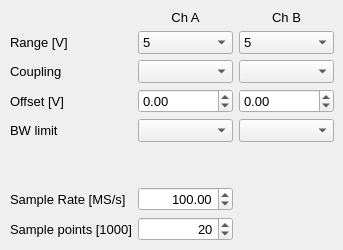
    <widget class="QWidget" name="acquisitionTab">
     <property name="enabled">
      <bool>true</bool>
     </property>
     <property name="font">
      <font>
       <family>Segoe UI</family>
       <pointsize>10</pointsize>
       <bold>false</bold>
      </font>
     </property>
     <attribute name="title">
      <string>Acquisition</string>
     </attribute>
     <widget class="QWidget" name="gridLayoutWidget_3">
      <property name="geometry">
       <rect>
        <x>10</x>
        <y>10</y>
        <width>324</width>
        <height>231</height>
       </rect>
      </property>
      <layout class="QGridLayout" name="verticalGridLayout">
       <item row="9" column="1">
        <widget class="QDoubleSpinBox" name="nSamplesSpinBox">
         <property name="locale">
          <locale language="English" country="UnitedKingdom"/>
         </property>
         <property name="alignment">
          <set>Qt::AlignmentFlag::AlignRight|Qt::AlignmentFlag::AlignTrailing|Qt::AlignmentFlag::AlignVCenter</set>
         </property>
         <property name="decimals">
          <number>0</number>
         </property>
         <property name="minimum">
          <double>1.000000000000000</double>
         </property>
         <property name="maximum">
          <double>100.000000000000000</double>
         </property>
         <property name="value">
          <double>20.000000000000000</double>
         </property>
        </widget>
       </item>
       <item row="9" column="0">
        <widget class="QLabel" name="nSamplesLabel">
         <property name="locale">
          <locale language="English" country="UnitedKingdom"/>
         </property>
         <property name="text">
          <string>Sample points [1000]</string>
         </property>
        </widget>
       </item>
       <item row="7" column="1">
        <widget class="QDoubleSpinBox" name="samplerateSpinBox">
         <property name="alignment">
          <set>Qt::AlignmentFlag::AlignRight|Qt::AlignmentFlag::AlignTrailing|Qt::AlignmentFlag::AlignVCenter</set>
         </property>
         <property name="minimum">
          <double>0.100000000000000</double>
         </property>
         <property name="maximum">
          <double>250.000000000000000</double>
         </property>
         <property name="value">
          <double>100.000000000000000</double>
         </property>
        </widget>
       </item>
       <item row="4" column="2">
        <widget class="QDoubleSpinBox" name="offsetBSpinBox">
         <property name="locale">
          <locale language="English" country="UnitedKingdom"/>
         </property>
         <property name="buttonSymbols">
          <enum>QAbstractSpinBox::ButtonSymbols::UpDownArrows</enum>
         </property>
         <property name="suffix">
          <string/>
         </property>
         <property name="decimals">
          <number>2</number>
         </property>
         <property name="minimum">
          <double>-1.000000000000000</double>
         </property>
         <property name="maximum">
          <double>1.000000000000000</double>
         </property>
         <property name="singleStep">
          <double>0.010000000000000</double>
         </property>
         <property name="value">
          <double>0.000000000000000</double>
         </property>
        </widget>
       </item>
       <item row="3" column="2">
        <widget class="QComboBox" name="couplingBComboBox">
         <property name="maximumSize">
          <size>
           <width>16777215</width>
           <height>16777215</height>
          </size>
         </property>
         <property name="currentText">
          <string/>
         </property>
         <property name="currentIndex">
          <number>-1</number>
         </property>
        </widget>
       </item>
       <item row="7" column="0">
        <widget class="QLabel" name="samplerateLabel">
         <property name="locale">
          <locale language="English" country="UnitedKingdom"/>
         </property>
         <property name="text">
          <string>Sample Rate [MS/s]</string>
         </property>
        </widget>
       </item>
       <item row="4" column="1">
        <widget class="QDoubleSpinBox" name="offsetASpinBox">
         <property name="sizePolicy">
          <sizepolicy hsizetype="Minimum" vsizetype="Preferred">
           <horstretch>0</horstretch>
           <verstretch>0</verstretch>
          </sizepolicy>
         </property>
         <property name="locale">
          <locale language="English" country="UnitedKingdom"/>
         </property>
         <property name="buttonSymbols">
          <enum>QAbstractSpinBox::ButtonSymbols::UpDownArrows</enum>
         </property>
         <property name="suffix">
          <string/>
         </property>
         <property name="decimals">
          <number>2</number>
         </property>
         <property name="minimum">
          <double>-1.000000000000000</double>
         </property>
         <property name="maximum">
          <double>1.000000000000000</double>
         </property>
         <property name="singleStep">
          <double>0.010000000000000</double>
         </property>
         <property name="value">
          <double>0.000000000000000</double>
         </property>
        </widget>
       </item>
       <item row="3" column="1">
        <widget class="QComboBox" name="couplingAComboBox">
         <property name="sizePolicy">
          <sizepolicy hsizetype="Preferred" vsizetype="Preferred">
           <horstretch>0</horstretch>
           <verstretch>0</verstretch>
          </sizepolicy>
         </property>
         <property name="minimumSize">
          <size>
           <width>0</width>
           <height>0</height>
          </size>
         </property>
         <property name="maximumSize">
          <size>
           <width>16777215</width>
           <height>16777215</height>
          </size>
         </property>
         <property name="currentText">
          <string/>
         </property>
         <property name="currentIndex">
          <number>-1</number>
         </property>
        </widget>
       </item>
       <item row="2" column="0">
        <widget class="QLabel" name="range_Label">
         <property name="minimumSize">
          <size>
           <width>0</width>
           <height>0</height>
          </size>
         </property>
         <property name="locale">
          <locale language="English" country="UnitedKingdom"/>
         </property>
         <property name="text">
          <string>Range [V]</string>
         </property>
        </widget>
       </item>
       <item row="3" column="0">
        <widget class="QLabel" name="couplingLabel">
         <property name="font">
          <font>
           <family>Segoe UI</family>
           <pointsize>10</pointsize>
           <bold>false</bold>
          </font>
         </property>
         <property name="locale">
          <locale language="English" country="UnitedKingdom"/>
         </property>
         <property name="text">
          <string>Coupling</string>
         </property>
        </widget>
       </item>
       <item row="4" column="0">
        <widget class="QLabel" name="offset_Label">
         <property name="locale">
          <locale language="English" country="UnitedKingdom"/>
         </property>
         <property name="text">
          <string>Offset [V]</string>
         </property>
        </widget>
       </item>
       <item row="2" column="1">
        <widget class="QComboBox" name="rangeAComboBox">
         <property name="sizePolicy">
          <sizepolicy hsizetype="Preferred" vsizetype="Preferred">
           <horstretch>0</horstretch>
           <verstretch>0</verstretch>
          </sizepolicy>
         </property>
         <property name="minimumSize">
          <size>
           <width>60</width>
           <height>0</height>
          </size>
         </property>
         <property name="maximumSize">
          <size>
           <width>16777215</width>
           <height>16777215</height>
          </size>
         </property>
         <property name="currentIndex">
          <number>8</number>
         </property>
         <item>
          <property name="text">
           <string>10 m</string>
          </property>
         </item>
         <item>
          <property name="text">
           <string>20 m</string>
          </property>
         </item>
         <item>
          <property name="text">
           <string>50 m</string>
          </property>
         </item>
         <item>
          <property name="text">
           <string>100 m</string>
          </property>
         </item>
         <item>
          <property name="text">
           <string>200 m</string>
          </property>
         </item>
         <item>
          <property name="text">
           <string>500 m</string>
          </property>
         </item>
         <item>
          <property name="text">
           <string>1</string>
          </property>
         </item>
         <item>
          <property name="text">
           <string>2</string>
          </property>
         </item>
         <item>
          <property name="text">
           <string>5</string>
          </property>
         </item>
         <item>
          <property name="text">
           <string>10</string>
          </property>
         </item>
        </widget>
       </item>
       <item row="0" column="1">
        <widget class="QLabel" name="chALabel">
         <property name="styleSheet">
          <string notr="true"/>
         </property>
         <property name="text">
          <string>Ch A</string>
         </property>
         <property name="alignment">
          <set>Qt::AlignmentFlag::AlignCenter</set>
         </property>
        </widget>
       </item>
       <item row="2" column="2">
        <widget class="QComboBox" name="rangeBComboBox">
         <property name="sizePolicy">
          <sizepolicy hsizetype="Preferred" vsizetype="Preferred">
           <horstretch>0</horstretch>
           <verstretch>0</verstretch>
          </sizepolicy>
         </property>
         <property name="currentText">
          <string>5</string>
         </property>
         <property name="currentIndex">
          <number>8</number>
         </property>
         <item>
          <property name="text">
           <string>10 m</string>
          </property>
         </item>
         <item>
          <property name="text">
           <string>20 m</string>
          </property>
         </item>
         <item>
          <property name="text">
           <string>50 m</string>
          </property>
         </item>
         <item>
          <property name="text">
           <string>100 m</string>
          </property>
         </item>
         <item>
          <property name="text">
           <string>200 m</string>
          </property>
         </item>
         <item>
          <property name="text">
           <string>500 m</string>
          </property>
         </item>
         <item>
          <property name="text">
           <string>1</string>
          </property>
         </item>
         <item>
          <property name="text">
           <string>2</string>
          </property>
         </item>
         <item>
          <property name="text">
           <string>5</string>
          </property>
         </item>
         <item>
          <property name="text">
           <string>10</string>
          </property>
         </item>
        </widget>
       </item>
       <item row="5" column="1">
        <widget class="QComboBox" name="bwlBComboBox">
         <property name="currentText">
          <string/>
         </property>
         <property name="currentIndex">
          <number>-1</number>
         </property>
        </widget>
       </item>
       <item row="5" column="2">
        <widget class="QComboBox" name="bwlAComboBox">
         <property name="currentText">
          <string/>
         </property>
         <property name="currentIndex">
          <number>-1</number>
         </property>
        </widget>
       </item>
       <item row="0" column="2">
        <widget class="QLabel" name="chBLabel">
         <property name="styleSheet">
          <string notr="true"/>
         </property>
         <property name="text">
          <string>Ch B</string>
         </property>
         <property name="alignment">
          <set>Qt::AlignmentFlag::AlignCenter</set>
         </property>
        </widget>
       </item>
       <item row="5" column="0">
        <widget class="QLabel" name="bwLabel">
         <property name="locale">
          <locale language="English" country="UnitedKingdom"/>
         </property>
         <property name="text">
          <string>BW limit</string>
         </property>
        </widget>
       </item>
       <item row="6" column="0">
        <spacer name="verticalSpacer_3">
         <property name="orientation">
          <enum>Qt::Orientation::Vertical</enum>
         </property>
         <property name="sizeHint" stdset="0">
          <size>
           <width>20</width>
           <height>40</height>
          </size>
         </property>
        </spacer>
       </item>
      </layout>
     </widget>
    </widget>
